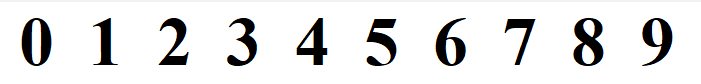
//> input picture template.png, 701 x 84 px
$ ./Digital_Recognition   (built with g++ and OpenCV 4)
//> lines starting //> are read from the running program, lines starting //| are printed output that depends on the picture; after the words box and inside, x2 and y2 are one past the last pixel; in counts of white or black regions, pixels touching at a corner belong together
//> further down, src is the input picture: 84 rows x 701 cols, CV_8UC3; mean B, G, R 227.3, 227.3, 227.3
//Digital image processing three items: digital recognition
//Author:WangMingJie
//Date:2023/11/24
//Version:1.0

#include"iostream"
#include<opencv2/highgui/highgui.hpp>
#include<opencv2/imgproc/imgproc.hpp>
#include<opencv2/core/core.hpp>

using namespace cv;
using namespace std;

//模板轮廓提取函数
void FindContoursAndRectangles(Mat& src)
{
    Mat gray, edge, dst;
    cvtColor(src, gray, COLOR_BGR2GRAY);	                                                        //转换为灰度图像
    GaussianBlur(gray, gray, Size(3, 3), 0, 0);	                                                    //高斯滤波
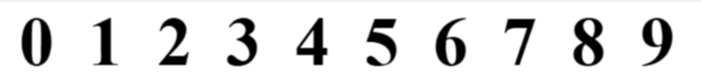
//> gray: 84 rows x 701 cols, CV_8UC1; min 0, max 255, mean 227.3
    Canny(gray, edge, 50, 150, 3);	                                                                //边缘检测
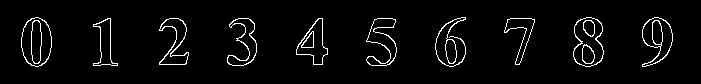
//> edge: 84 rows x 701 cols, CV_8UC1; 3.7% white in thin lines or dots, all inside (x1, y1, x2, y2) = (21, 17, 673, 67)
    vector<vector<Point>> contours;
    vector<Vec4i> hierarchy;
    findContours(edge, contours, hierarchy, RETR_EXTERNAL, CHAIN_APPROX_SIMPLE, Point(0, 0));	    //查找轮廓
//> contours = 10 contours; largest, box (x1, y1, x2, y2) and area: (21, 17, 52, 67) 1166, (573, 17, 604, 67) 1162, (642, 17, 673, 67) 900, (296, 18, 328, 65) 751, (366, 18, 397, 66) 690
    dst = Mat::zeros(src.size(), CV_8UC3);
    vector<Rect> rects;
    for (int i = 0; i < contours.size(); i++)
    {
        Rect rect = boundingRect(contours[i]);	                                                    //获取轮廓的矩形块
        if (rect.width > 10 && rect.height > 10)	                                                //过滤掉过小的矩形块
        {
            rects.push_back(rect);
            drawContours(dst, contours, i, Scalar(255, 255, 255), 1, 1, hierarchy, 1, Point(0));    //绘制轮廓 drawContours (绘制轮廓的图像，轮廓，轮廓索引，颜色，厚度，线型，层次结构，最大层次，偏移量)
            rectangle(dst, rect, Scalar(0, 255, 0), 0);	                                            //绘制矩形块
        }
    }
//> this loop made 10 passes
//> rect on passes 1 to 10: Rect(504, 18, 31, 47), Rect(366, 18, 31, 48), Rect(296, 18, 32, 47), Rect(227, 18, 30, 48), Rect(159, 18, 30, 47), Rect(93, 18, 25, 48), Rect(642, 17, 31, 50), Rect(573, 17, 31, 50), Rect(435, 17, 31, 50), Rect(21, 17, 31, 50)
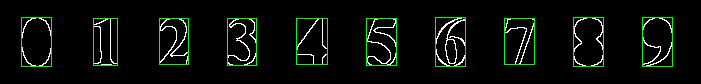
//> dst: 84 rows x 701 cols, CV_8UC3; mean B, G, R 7.4, 14.1, 7.4
    imshow("轮廓图像", dst);
    sort(rects.begin(), rects.end(), [](Rect a, Rect b) {return a.x < b.x; });	                    //按矩形块的x坐标排序
//> rects = 10 Rects (x, y, width, height), first 8: [21, 17, 31, 50], [93, 18, 25, 48], [159, 18, 30, 47], [227, 18, 30, 48], [296, 18, 32, 47], [366, 18, 31, 48], [435, 17, 31, 50], [504, 18, 31, 47]
    for (int i = 0; i < rects.size(); i++)
    {
        Mat roi = src(rects[i]);	                                                                //获取矩形块对应的图像区域
        Mat gray_roi, binary_roi;
        cvtColor(roi, gray_roi, COLOR_BGR2GRAY);	                                                //转换为灰度图像
        threshold(gray_roi, binary_roi, 0, 255, THRESH_BINARY_INV | THRESH_OTSU);	                //二值化
        vector<vector<Point>> contours_roi;
        vector<Vec4i> hierarchy_roi;
        findContours(binary_roi, contours_roi, hierarchy_roi, RETR_EXTERNAL, CHAIN_APPROX_SIMPLE, Point(0, 0));	//查找轮廓
        for (int j = 0; j < contours_roi.size(); j++)
        {
            Rect rect_roi = boundingRect(contours_roi[j]);	                                        //获取轮廓的矩形块
            if (rect_roi.width > 100 && rect_roi.height > 200)	                                    //过滤掉过小的矩形块
            {
                rectangle(roi, rect_roi, Scalar(255, 255, 255), 0);	                                //绘制矩形块
            }
        }
        imshow(to_string(i), roi);
        imwrite("template"+ to_string(i) + ".png", roi);
    }
//> this loop made 10 passes
//> contours_roi on passes 2, 3, 4, 5, 6, 7, 8, 10: 1 contour; box (x1, y1, x2, y2) and area: (0, 0, 25, 47) 423, 1 contour; box (x1, y1, x2, y2) and area: (0, 0, 30, 47) 510, 1 contour; box (x1, y1, x2, y2) and area: (0, 0, 30, 48) 499, 1 contour; box (x1, y1, x2, y2) and area: (1, 0, 31, 47) 691, 1 contour; box (x1, y1, x2, y2) and area: (1, 1, 30, 48) 575, 1 contour; box (x1, y1, x2, y2) and area: (1, 1, 31, 49) 812, 1 contour; box (x1, y1, x2, y2) and area: (1, 1, 31, 47) 374, 1 contour; box (x1, y1, x2, y2) and area: (0, 1, 30, 49) 806
//> pass 1, in FindContoursAndRectangles, `threshold(gray_roi, binary_roi, 0, 255, THRESH_BINARY_INV | THRESH_OTS..`:
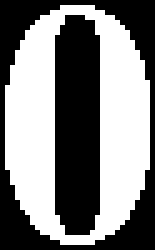
//> binary_roi: 50 rows x 31 cols, CV_8UC1 (shown 5 times larger); 50% white; 1 white region, box (x1, y1, x2, y2) and area: (1, 1, 30, 49) 775
}

int main()
{
    //读取模板
	Mat src = imread("template.png");
	imshow("模板图像", src);
	FindContoursAndRectangles(src);
    //读取模板
    Mat src0 = imread("template0.png");
    Mat src1 = imread("template1.png");
    Mat src2 = imread("template2.png");
    Mat src3 = imread("template3.png");
    Mat src4 = imread("template4.png");
    Mat src5 = imread("template5.png");
    Mat src6 = imread("template6.png");
    Mat src7 = imread("template7.png");
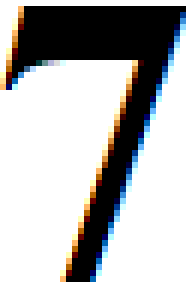
//> src7: 47 rows x 31 cols, CV_8UC3 (shown 6 times larger); mean B, G, R 177.2, 177.3, 177.3
    Mat src8 = imread("template8.png");
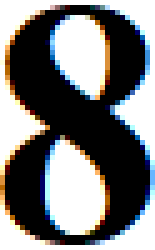
//> src8: 50 rows x 31 cols, CV_8UC3 (shown 5 times larger); mean B, G, R 121.7, 121.8, 121.8
    Mat src9 = imread("template9.png");
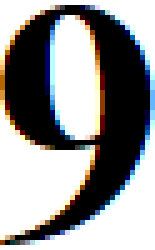
//> src9: 50 rows x 31 cols, CV_8UC3 (shown 5 times larger); mean B, G, R 146.9, 146.7, 146.9

	waitKey(0);


	return 0;
}
